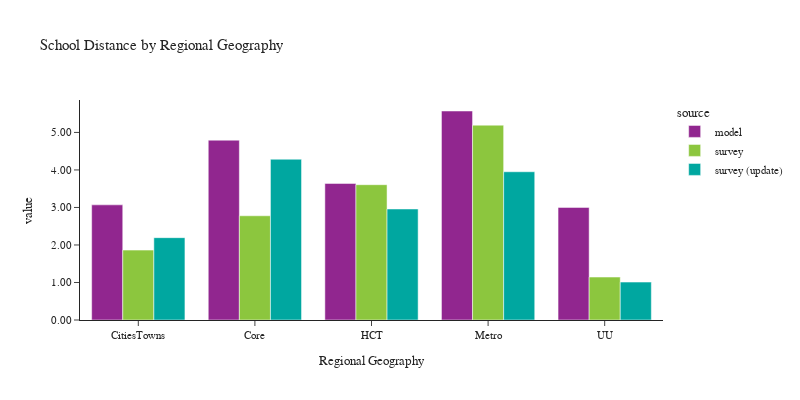

The notebook cell this image was saved under:
### Code cell
plot_school_location(df_students, 'rg_proposed_school', 'Regional Geography', 'Regional Geography')

### Figure 1 — Plotly figure (JSON) as saved in the notebook; plotly's stock layout.template omitted (floating-point values rounded to 4 significant figures)
{"data": [{"alignmentgroup": "True", "customdata": [[95442], [244662], [193474], [319525], [37812]], "hovertemplate": "source=model<br>rg_proposed_school=%{x}<br>value=%{y}<br>sample count=%{customdata[0]}<extra></extra>", "legendgroup": "model", "marker": {"color": "#91268F", "pattern": {"shape": ""}}, "name": "model", "offsetgroup": "model", "orientation": "v", "showlegend": true, "textposition": "auto", "type": "bar", "x": ["CitiesTowns", "Core", "HCT", "Metro", "UU"], "xaxis": "x", "y": [3.07, 4.794, 3.641, 5.571, 3.002], "yaxis": "y"}, {"alignmentgroup": "True", "customdata": [[61], [229], [129], [199], [14]], "hovertemplate": "source=survey<br>rg_proposed_school=%{x}<br>value=%{y}<br>sample count=%{customdata[0]}<extra></extra>", "legendgroup": "survey", "marker": {"color": "#8CC63E", "pattern": {"shape": ""}}, "name": "survey", "offsetgroup": "survey", "orientation": "v", "showlegend": true, "textposition": "auto", "type": "bar", "x": ["CitiesTowns", "Core", "HCT", "Metro", "UU"], "xaxis": "x", "y": [1.863, 2.778, 3.607, 5.194, 1.145], "yaxis": "y"}, {"alignmentgroup": "True", "customdata": [[63], [237], [136], [207], [14]], "hovertemplate": "source=survey (update)<br>rg_proposed_school=%{x}<br>value=%{y}<br>sample count=%{customdata[0]}<extra></extra>", "legendgroup": "survey (update)", "marker": {"color": "#00A7A0", "pattern": {"shape": ""}}, "name": "survey (update)", "offsetgroup": "survey (update)", "orientation": "v", "showlegend": true, "textposition": "auto", "type": "bar", "x": ["CitiesTowns", "Core", "HCT", "Metro", "UU"], "xaxis": "x", "y": [2.195, 4.286, 2.96, 3.952, 1.011], "yaxis": "y"}], "layout": {"barmode": "group", "font": {"size": 11}, "height": 400, "legend": {"title": {"text": "source"}, "tracegroupgap": 0}, "title": {"text": "School Distance by Regional Geography"}, "width": 800, "xaxis": {"anchor": "y", "domain": [0.0, 1.0], "title": {"text": "Regional Geography"}}, "yaxis": {"anchor": "x", "domain": [0.0, 1.0], "tickformat": ".2f", "title": {"text": "value"}}}}
